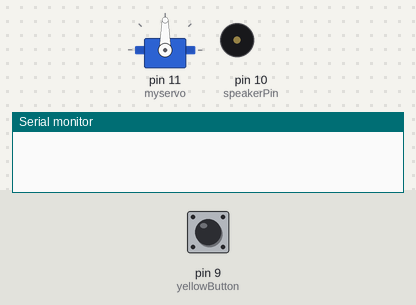
Bench run of a sketch on a simulated Arduino Uno, built with avr-gcc and run on an emulated ATmega328P. Parts: servo, buzzer (waves = sounding), the last lines printed to the serial monitor. Inputs (shaded band) come from the test bench; at power-on: pin 9 (yellowButton) LOW.

Above: at 1.2 s.
1.3 s: pin 9 (yellowButton) pulled HIGH for 0.15 s
At 7.2 s:
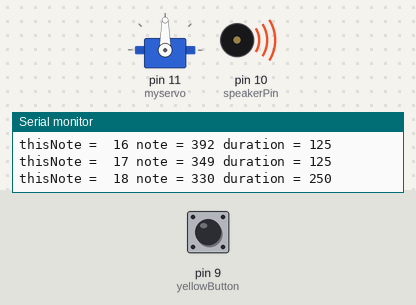
At 12.7 s:
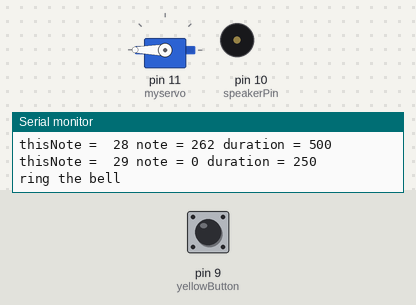
Timing chart, 0 to 13.2 s (numbered marks = the images above; inputs shaded):
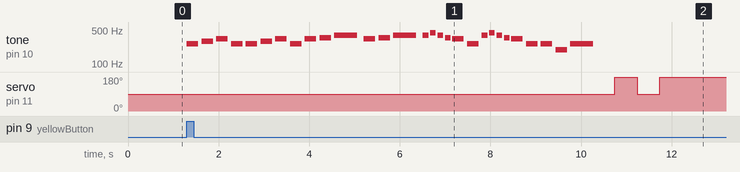

Measured:
- after the input at 1.3 s, tone on pin 10 (speakerPin): plays 262 Hz for 0.25 s, 294 Hz for 0.25 s, 330 Hz for 0.25 s, 262 Hz for 0.25 s, 262 Hz for 0.25 s, 294 Hz for 0.25 s … (29 notes in this stretch), starting at once; servo on pin 11 (myservo): 90° → 180° after 9.4 s, → 90° 0.50 s later, → 180° 0.50 s later

The sketch:

code.ino
```cpp
#include <Servo.h>
#include "pitches.h"
// notes in the melody:
int melody[] = {
  NOTE_C4, NOTE_D4, NOTE_E4, NOTE_C4,
  NOTE_C4, NOTE_D4, NOTE_E4, NOTE_C4,
  NOTE_E4, NOTE_F4, NOTE_G4,
  NOTE_E4, NOTE_F4, NOTE_G4,
  NOTE_G4, NOTE_A4, NOTE_G4, NOTE_F4, NOTE_E4, NOTE_C4,
  NOTE_G4, NOTE_A4, NOTE_G4, NOTE_F4, NOTE_E4, NOTE_C4,
  NOTE_C4, NOTE_G3, NOTE_C4, 0
};

// note durations: 4 = quarter note, 8 = eighth note, etc.:
int noteDurations[] = {
  4, 4, 4, 4,
  4, 4, 4, 4,
  4, 4, 2,
  4, 4, 2,
  8, 8, 8, 8, 4, 4,
  8, 8, 8, 8, 4, 4,
  4, 4, 2, 4
};

Servo myservo;                // create servo object to control a servo
int pos = 0;                  // variable to store the servo position
const int servoPin = 11;
const int speakerPin = 10;
const int yellowButton = 9;

void setup() {
  // put your setup code here, to run once:
  // initialize serial communication at 9600 bits per second:
  Serial.begin(9600);

  // Set the inputs and attach servo
  pinMode(yellowButton, INPUT); // pin 9
  myservo.attach(11);  // attaches the servo on pin 11 to the servo object

  // move servo to starting position
  myservo.write(90);
}

void loop() {

  // read the button
  int yellow_buttonstate = digitalRead(yellowButton);
  //  Serial.print(yellow_buttonstate);
  //  Serial.print("\n");

  if (yellow_buttonstate == 1) {
    //  the  button was pressed,  start doing t hings

    // frist play the melody:
    for (int thisNote = 0; thisNote < 30; thisNote++) {
      Serial.print("thisNote =  ");
      Serial.print(thisNote);

      // to calculate the note duration, take one second divided by the note type.
      //e.g. quarter note = 1000 / 4, eighth note = 1000 / 8, etc.
      int noteDuration = 1000 / noteDurations[thisNote];
      Serial.print(" note = ");
      Serial.print(melody[thisNote]);
      Serial.print(" duration = ");
      Serial.print(noteDuration);

      Serial.println();

      tone(10, melody[thisNote], noteDuration);

      // to distinguish the notes, set a minimum time between them.
      // the note's duration + 30% seems to work well:
      int pauseBetweenNotes = noteDuration * 1.30;
      delay(pauseBetweenNotes);
      // stop the tone playing:
      noTone(1);
    }

    // now ring the bell
    Serial.println("ring the bell");
    myservo.write(180);                 // first bell
    delay(500);                       // waits for the servo to get there
    myservo.write(90);                // second bell
    delay(500);
    myservo.write(180);                // third bell
    delay(500);


  }
}
```
